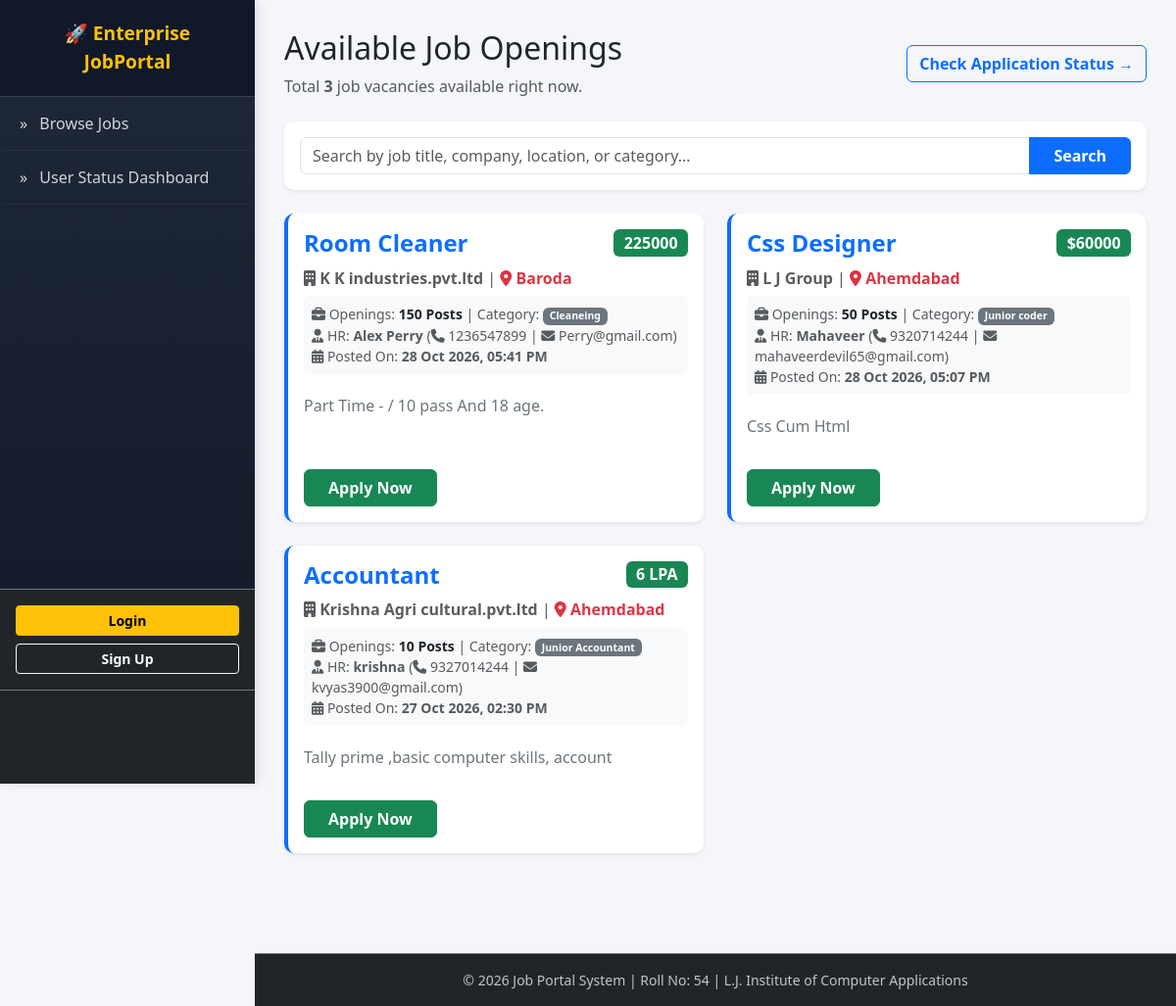
The page / on the database its author committed.
### tables this page shows
CREATE TABLE `jobs` (
  `id` int(11) NOT NULL,
  `title` varchar(255) NOT NULL,
  `company` varchar(255) NOT NULL,
  `category` varchar(100) NOT NULL,
  `description` text NOT NULL,
  `created_at` timestamp NOT NULL DEFAULT current_timestamp(),
  `hr_name` varchar(255) NOT NULL,
  `hr_email` varchar(255) NOT NULL,
  `salary` varchar(100) NOT NULL,
  `openings` int(11) NOT NULL DEFAULT 1,
  `hr_phone` varchar(10) NOT NULL,
  `location` varchar(255) NOT NULL
);

### index.php (the view, shortened to what this page needs)
<?php
include 'db.php';
include 'header.php';
$search = isset($_GET['search']) ? $conn->real_escape_string($_GET['search']) : '';
$where = $search ? "WHERE title LIKE '%$search%' OR category LIKE '%$search%' OR company LIKE '%$search%' OR location LIKE '%$search%'" : "";
$count_result = $conn->query("SELECT COUNT(*) as total FROM jobs $where");
$count_row = $count_result->fetch_assoc();
$total_jobs = $count_row['total'];
$result = $conn->query("SELECT * FROM jobs $where ORDER BY id DESC");
?>
<div class="d-flex justify-content-between align-items-center mb-4">
    <div>
        <h2>Available Job Openings</h2>
        <p class="text-muted mb-0">Total <strong><?php echo $total_jobs; ?></strong> job vacancies available right now.</p>
    </div>
    <a href="user_dashboard.php" class="btn btn-outline-primary fw-bold">Check Application Status &rarr;</a>
</div>
<div class="card mb-4 shadow-sm">
    <div class="card-body">
        <form method="GET" class="input-group">
            <input type="text" name="search" class="form-control" placeholder="Search by job title, company, location, or category..." value="<?php echo htmlspecialchars($search); ?>">
            <button class="btn btn-primary px-4 fw-bold" type="submit">Search</button>
        </form>
    </div>
</div>
<div class="row">
    <?php if ($result->num_rows > 0): ?>
        <?php while($row = $result->fetch_assoc()): ?>
            <div class="col-md-6 mb-4">
                <div class="card h-100 border-start border-primary border-4 shadow-sm">
                    <div class="card-body d-flex flex-column">
                        <div class="d-flex justify-content-between align-items-start">
                            <h4 class="card-title text-primary fw-bold"><?php echo htmlspecialchars($row['title']); ?></h4>
                            <span class="badge bg-success fs-6"><?php echo htmlspecialchars($row['salary']); ?></span>
                        </div>
                        <h6 class="card-subtitle mb-2 text-muted mt-1">
                            <i class="fa-solid fa-building"></i> <strong><?php echo htmlspecialchars($row['company']); ?></strong> |
                            <span class="text-danger fw-bold"><i class="fa-solid fa-location-dot"></i> <?php echo htmlspecialchars($row['location']); ?></span>
                        </h6>
                        <div class="bg-light p-2 rounded mb-3 small text-muted">
                            <div><i class="fa-solid fa-briefcase"></i> Openings: <strong class="text-dark"><?php echo htmlspecialchars($row['openings']); ?> Posts</strong> | Category: <span class="badge bg-secondary"><?php echo htmlspecialchars($row['category']); ?></span></div>
                            <div><i class="fa-solid fa-user-tie"></i> HR: <strong><?php echo htmlspecialchars($row['hr_name']); ?></strong> (<i class="fa-solid fa-phone"></i> <?php echo htmlspecialchars($row['hr_phone']); ?> | <i class="fa-solid fa-envelope"></i> <?php echo htmlspecialchars($row['hr_email']); ?>)</div>
                            <div><i class="fa-solid fa-calendar-days"></i> Posted On: <strong><?php echo date('d M Y, h:i A', strtotime($row['created_at'])); ?></strong></div>
                        </div>
                        <p class="card-text mt-1 flex-grow-1 text-secondary"><?php echo nl2br(htmlspecialchars($row['description'])); ?></p>
                        <button class="btn btn-success mt-3 align-self-start px-4 fw-bold" data-bs-toggle="modal" data-bs-target="#applyModal<?php echo $row['id']; ?>">Apply Now</button>
                    </div>
                </div>
            </div>
        <?php endwhile; ?>
    <?php else: ?>
        <div class="col-12"><div class="alert alert-info">No job vacancies found matching your search criteria.</div></div>
    <?php endif; ?>
</div>
<?php include 'footer.php'; ?>

### header.php (shortened to what this page needs)
<!DOCTYPE html>
<html lang="en">
<head>
    <link href="https://cdn.jsdelivr.net/npm/bootstrap@5.3.0/dist/css/bootstrap.min.css" rel="stylesheet">
    <link rel="stylesheet" href="https://cdnjs.cloudflare.com/ajax/libs/font-awesome/6.4.0/css/all.min.css">
</head>
<body>
<div class="sidebar d-flex flex-column">
    <div class="brand">🚀 Enterprise JobPortal</div>
    <ul class="nav nav-pills flex-column mb-auto">
        <li class="nav-item"><a href="index.php" class="nav-link"><span class="me-2">&raquo;</span> Browse Jobs</a></li>
        <li class="nav-item"><a href="user_dashboard.php" class="nav-link"><span class="me-2">&raquo;</span> User Status Dashboard</a></li>
    </ul>
    <div class="p-3 bg-dark border-top border-secondary">
        <?php if (isset($_SESSION['user_name'])): ?>
            <div class="text-light small mb-2">Logged in as: <strong><?php echo htmlspecialchars($_SESSION['user_name']); ?></strong></div>
            <a href="logout.php" class="btn btn-danger btn-sm w-100 fw-bold">Logout</a>
        <?php else: ?>
            <div class="d-grid gap-2">
                <a href="login.php" class="btn btn-warning btn-sm fw-bold">Login</a>
                <a href="signup.php" class="btn btn-outline-light btn-sm fw-bold">Sign Up</a>
            </div>
        <?php endif; ?>
    </div>
    <div class="p-3 bg-dark text-muted small border-top border-secondary">
        Roll No: 54<br>L.J. Institute of Computer Applications
    </div>
</div>
<div class="main-content">

### footer.php (shortened to what this page needs)
</div>
<footer class="bg-dark text-white text-center py-3 mt-5 border-top border-secondary ms-md-260" style="margin-left: 260px;">
    <div class="container">
        <p class="mb-0 small text-light opacity-75">&copy; 2026 Job Portal System | Roll No: 54 | L.J. Institute of Computer Applications</p>
    </div>
</footer>
</body>
</html>

### header.php (style rules this page uses)
body { background-color: #f4f6f9; font-family: 'Segoe UI', Tahoma, Geneva, Verdana, sans-serif; overflow-x: hidden; }
.sidebar { min-height: 100vh; background: linear-gradient(180deg, #1f2937, #111827); color: #fff; position: fixed; top: 0; left: 0; width: 260px; z-index: 1000; box-shadow: 4px 0 10px rgba(0,0,0,0.1); }
.sidebar .brand { font-size: 1.2rem; font-weight: 700; padding: 20px; background: #111827; border-bottom: 1px solid #374151; text-align: center; color: #ffc107; }
.sidebar .nav-link { color: #d1d5db; padding: 15px 20px; font-weight: 500; border-bottom: 1px solid rgba(255,255,255,0.05); transition: all 0.2s; }
.main-content { margin-left: 260px; padding: 30px; }
.card { border: none; border-radius: 10px; box-shadow: 0 4px 6px rgba(0,0,0,0.04); }

### rows shown on the page
jobs: title "Room Cleaner", salary "225000", company "K K industries.pvt.ltd", location "Baroda", openings "150", category "Cleaneing", hr_name "Alex Perry", hr_phone "1236547899", hr_email "Perry@gmail.com", created_at "28 Oct 2026, 05:41 PM", description "Part Time - / 10 pass And 18 age."
jobs: title "Css Designer", salary "$60000", company "L J Group", location "Ahemdabad", openings "50", category "Junior coder", hr_name "Mahaveer", hr_phone "9320714244", hr_email "mahaveerdevil65@gmail.com", created_at "28 Oct 2026, 05:07 PM", description "Css Cum Html"
jobs: title "Accountant", salary "6 LPA", company "Krishna Agri cultural.pvt.ltd", location "Ahemdabad", openings "10", category "Junior Accountant", hr_name "krishna", hr_phone "9327014244", hr_email "kvyas3900@gmail.com", created_at "27 Oct 2026, 02:30 PM", description "Tally prime ,basic computer skills, account"

### other values the page prints
$total_jobs "3"
